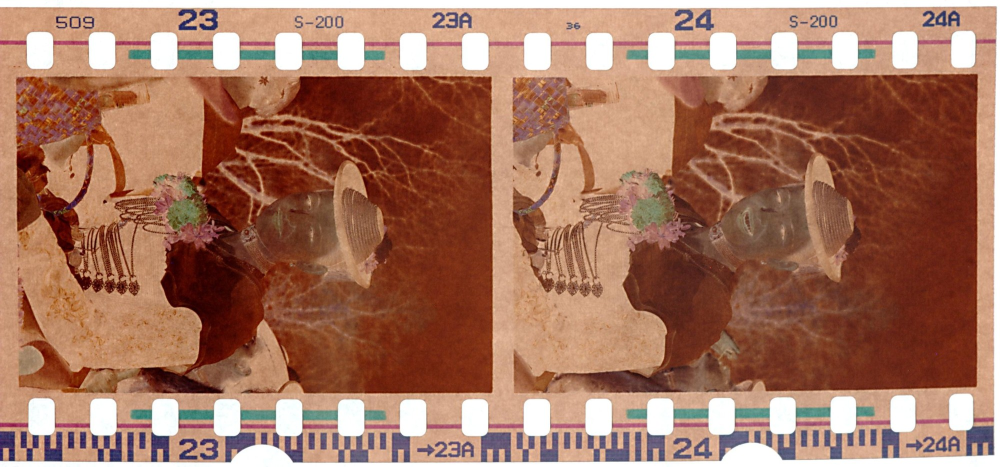
#> input picture social/instagram/assets/farbnegativ-strip.jpg, 2000 x 934 px (shown at 1/2 size)
$ python prepare_frames.py
#> lines starting #> are read from the running program, lines starting #| are printed output that depends on the picture
"""Crop and develop the before/after frames (Fuji Superia strip, Kodak glass negatives).

Run from the repository root:
    .venv/Scripts/python social/instagram/prepare_frames.py
"""
import shutil
import subprocess
import sys
import tempfile
from pathlib import Path

from PIL import Image

ASSETS = Path(__file__).resolve().parent / "assets"
MV = ASSETS / "incoming" / "museums-victoria"


def develop(src, profile, dst):
    with tempfile.TemporaryDirectory() as tmp:
        subprocess.run([sys.executable, "-m", "filmengine", "develop", str(src), "--profile", profile,
                        "--no-crop", "--out", tmp], check=True, stdout=subprocess.DEVNULL)
        out = Image.open(Path(tmp) / f"{Path(src).stem}_originale.jpg").convert("RGB")
    out.resize(Image.open(src).size, Image.LANCZOS).save(dst, quality=95)


# Fuji Superia 200 strip: frame 24, rotated upright
strip = Image.open(ASSETS / "farbnegativ-strip.jpg").convert("RGB")
#> strip is the input picture: PIL image 2000x934 RGB; mean R, G, B 163.5, 115.3, 94.4
w, h = strip.size
#> w = 2000; h = 934
box = (1032 / 2000, 155 / 934, 1950 / 2000, 782 / 934)
strip.crop((int(box[0] * w), int(box[1] * h), int(box[2] * w), int(box[3] * h))).rotate(90, expand=True) \
    .save(ASSETS / "superia-frame-negative.png")
develop(ASSETS / "superia-frame-negative.png", "generic_color", ASSETS / "superia-frame-developed.jpg")
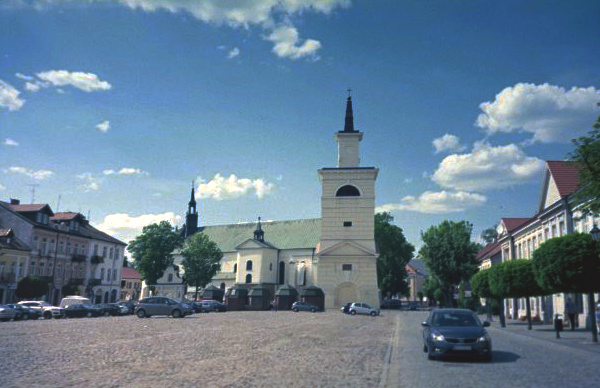
#> input picture social/instagram/assets/ektar-frame-developed.jpg, 600 x 388 px, given in place of superia-frame-negative_originale.jpg, which was not available
#> in develop, out is the input picture: PIL image 600x388 RGB; mean R, G, B 101.9, 126.6, 147.5
#> in develop, `out.resize(Image.open(src).size, Image.LANCZOS).save(dst, quality=95)`:
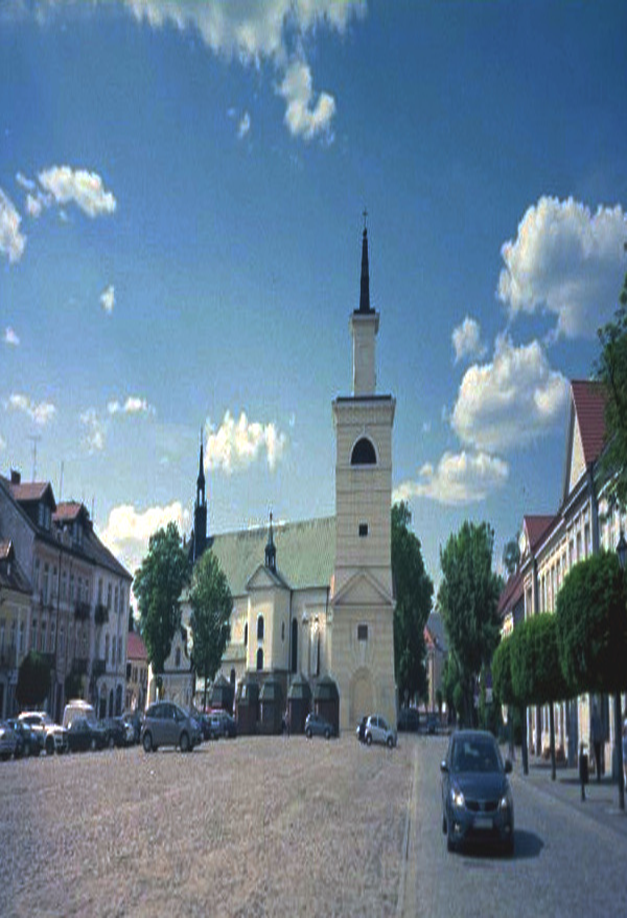
#> saved as superia-frame-developed.jpg: PIL image 627x918 RGB; mean R, G, B 101.9, 126.6, 147.4

# Kodak factory glass negatives: develop the whole plate, then crop inside the tape
plates = {
    "kodak-street": ("b3a2d1bf.jpg", (0.17, 0.14, 0.795, 0.79)),
    "kodak-garden": ("b95210d0.jpg", (0.14, 0.075, 0.87, 0.955)),
}
for name, (fn, (x0, y0, x1, y1)) in plates.items():
    with tempfile.TemporaryDirectory() as tmp:
        dev_full = Path(tmp) / "dev.jpg"
        develop(MV / fn, "generic_bw", dev_full)
#> call 2 of develop, with profile = 'generic_bw'
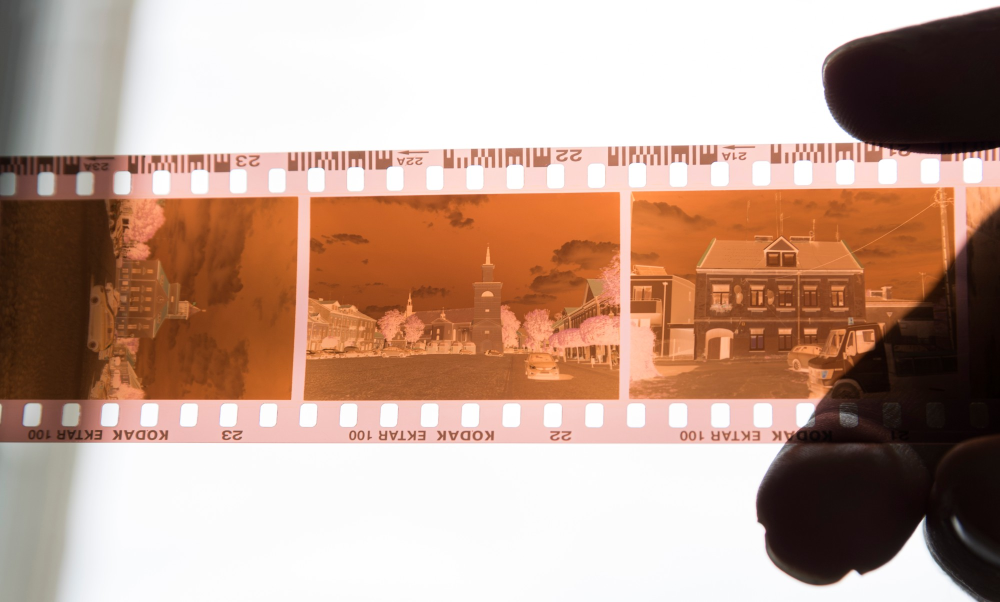
#> input picture social/instagram/assets/ektar-strip-negative.jpg, 2000 x 1204 px, given in place of b3a2d1bf_originale.jpg, which was not available (shown at 1/2 size)
#> in develop, out is the input picture: PIL image 2000x1204 RGB; mean R, G, B 191, 160.2, 144.5
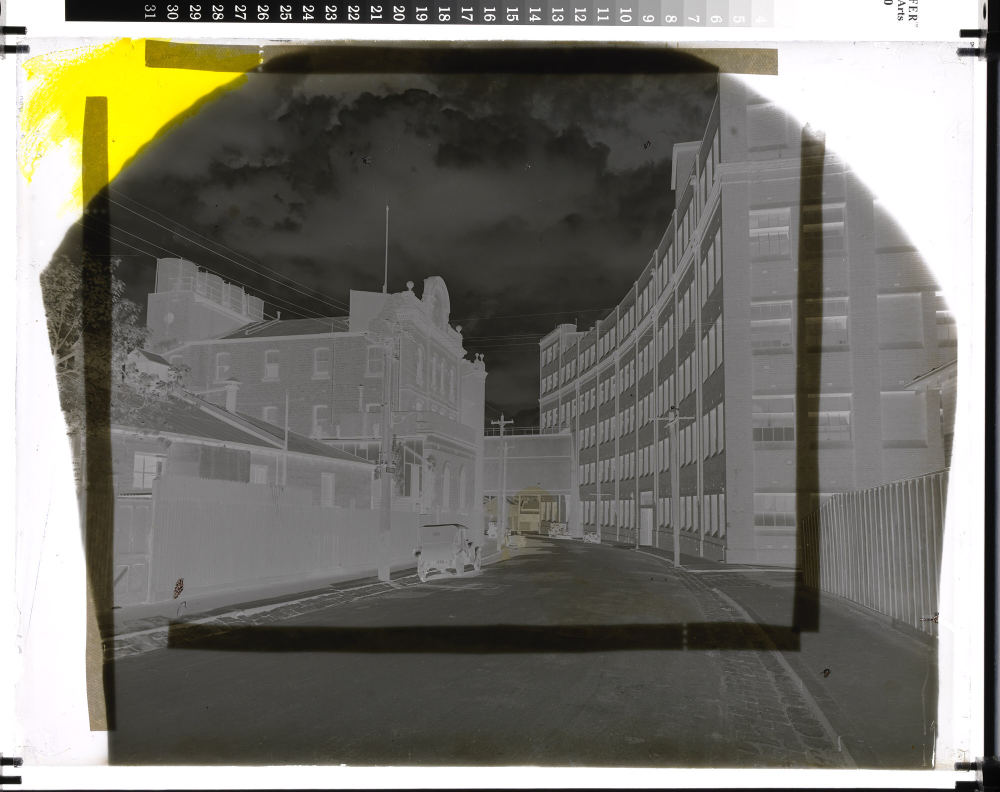
#> input picture social/instagram/assets/incoming/museums-victoria/b3a2d1bf.jpg, 2000 x 1583 px (shown at 1/2 size)
#> in develop (call 2), `out.resize(Image.open(src).size, Image.LANCZOS).save(dst, quality=95)`:
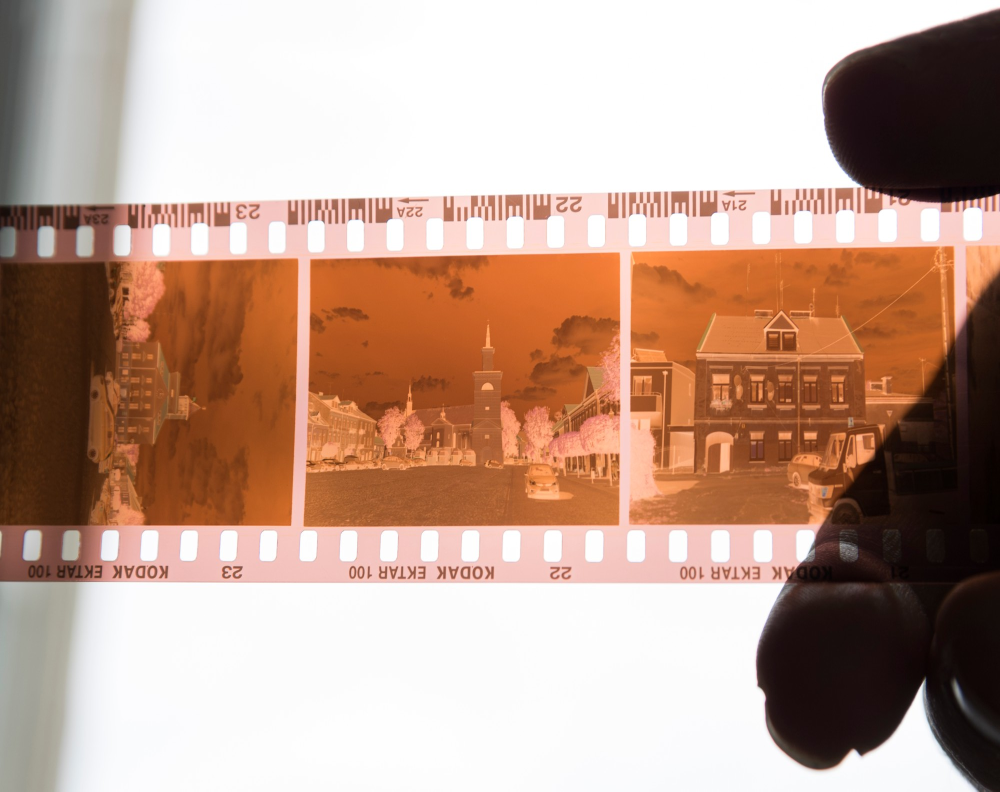
#> saved as dev.jpg: PIL image 2000x1583 RGB (shown at 1/2 size); mean R, G, B 191, 160.2, 144.5
        neg = Image.open(MV / fn).convert("RGB")
#> neg is the input picture: PIL image 2000x1583 RGB; mean R, G, B 119.4, 117.7, 109.7
        dev = Image.open(dev_full).convert("RGB")
        W, H = neg.size
#> W = 2000; H = 1583
        c = (int(x0 * W), int(y0 * H), int(x1 * W), int(y1 * H))
#> c = (340, 221, 1590, 1250)
        neg.crop(c).save(ASSETS / f"{name}-negative.jpg", quality=95)
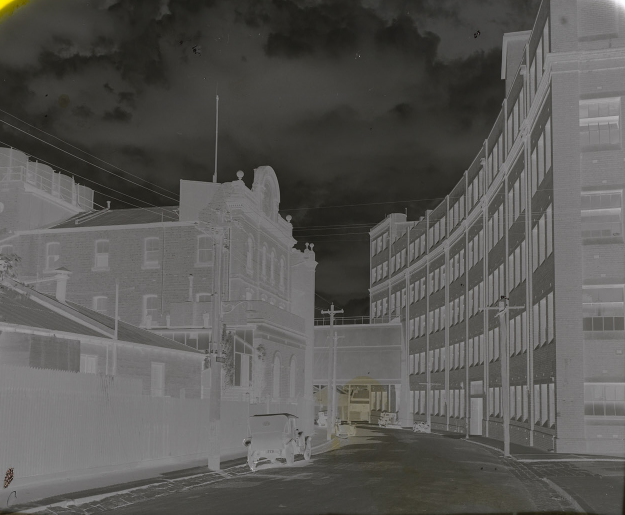
#> saved as kodak-street-negative.jpg: PIL image 1250x1029 RGB (shown at 1/2 size); mean R, G, B 89.3, 88.1, 85.5
        dev.crop(c).save(ASSETS / f"{name}-developed.jpg", quality=95)
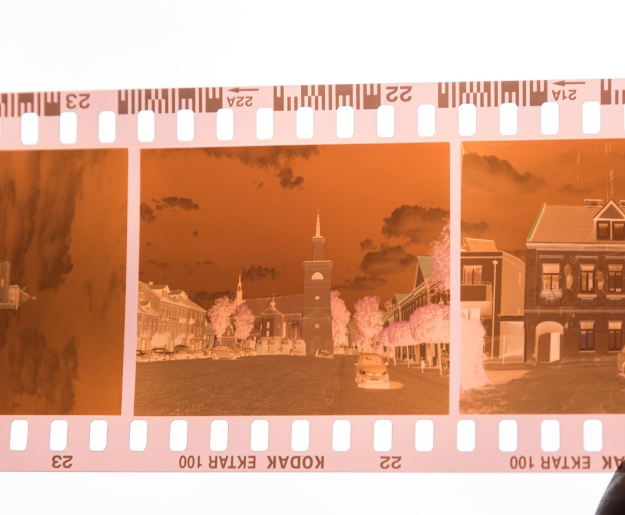
#> saved as kodak-street-developed.jpg: PIL image 1250x1029 RGB (shown at 1/2 size); mean R, G, B 215.8, 163.1, 135.6
    print(name, c)
#| kodak-street (340, 221, 1590, 1250)
#> pass 2 of the loop `for name, (fn, (x0, y0, x1, y1)) in plates.items():`:
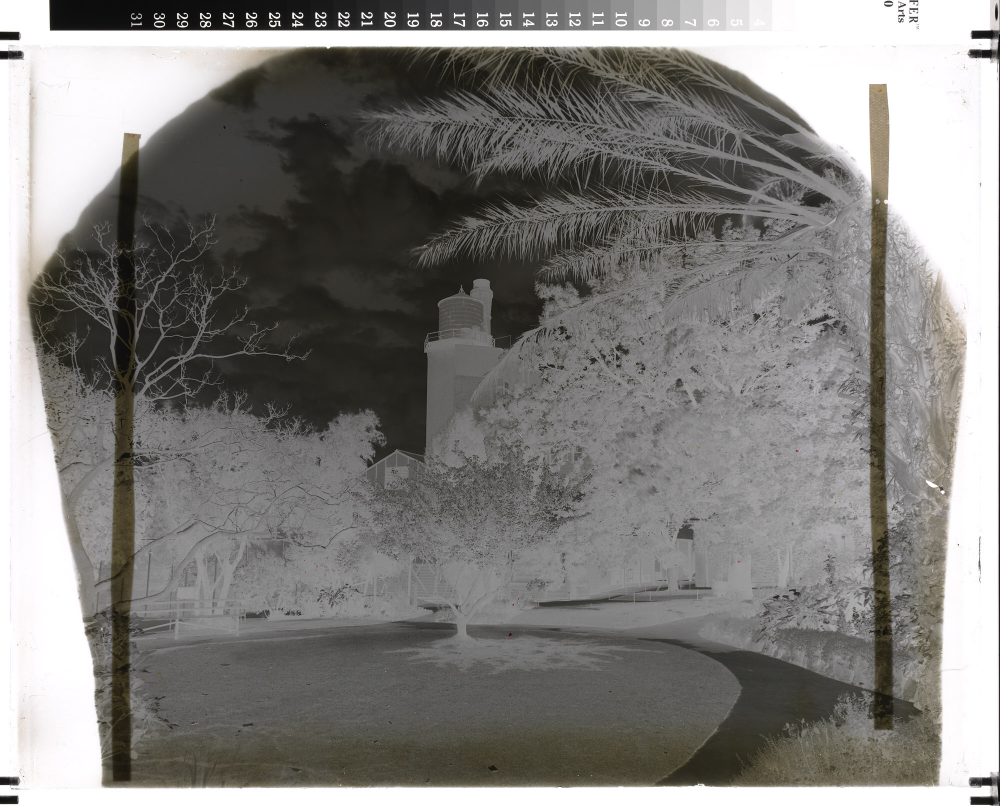
#> input picture social/instagram/assets/incoming/museums-victoria/b95210d0.jpg, 2000 x 1611 px (shown at 1/2 size)
#> neg is the input picture: PIL image 2000x1611 RGB; mean R, G, B 128.5, 127, 124.2
#> dev: PIL image 2000x1611 RGB
#> `neg.crop(c).save(ASSETS / f"{name}-negative.jpg", quality=95)`:
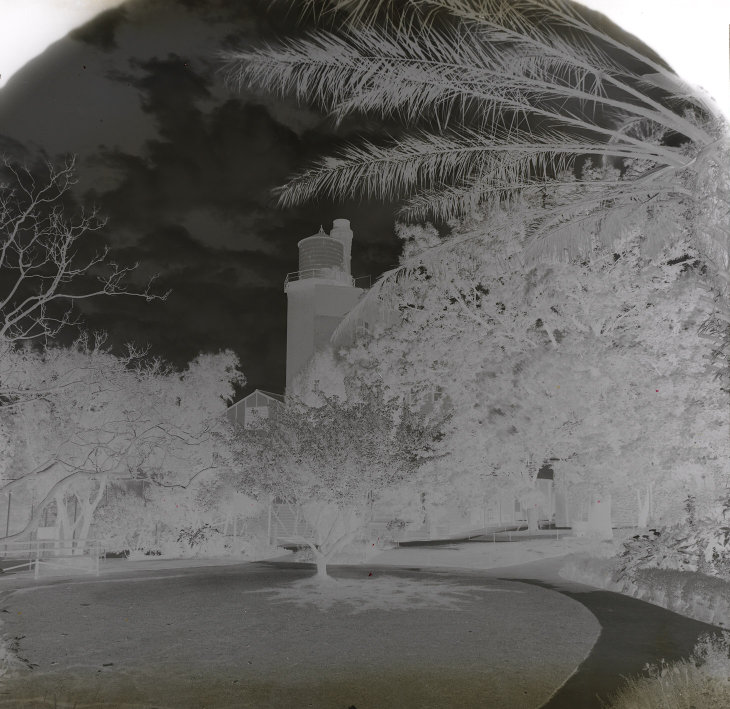
#> saved as kodak-garden-negative.jpg: PIL image 1460x1418 RGB (shown at 1/2 size); mean R, G, B 99.3, 98.1, 95.6
#> `dev.crop(c).save(ASSETS / f"{name}-developed.jpg", quality=95)`:
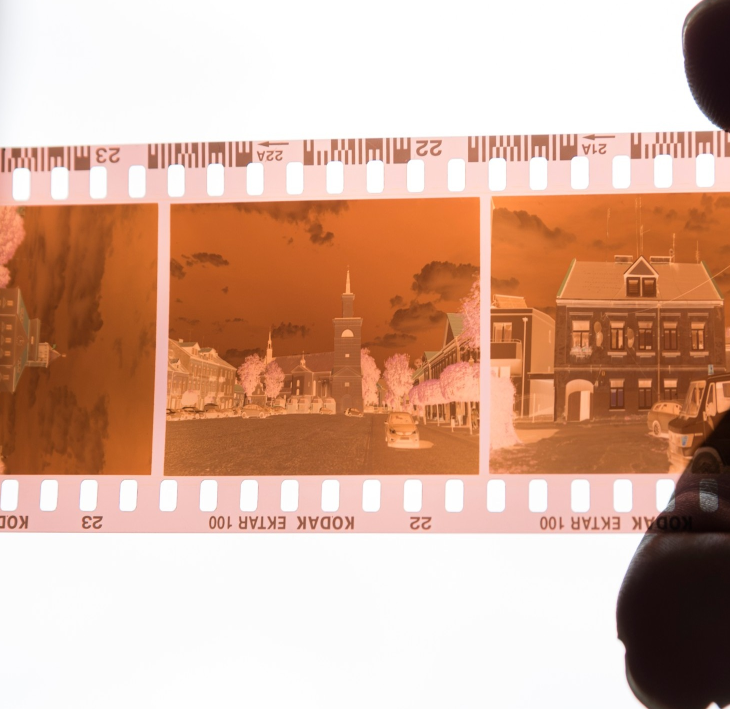
#> saved as kodak-garden-developed.jpg: PIL image 1460x1418 RGB (shown at 1/2 size); mean R, G, B 213.5, 174.5, 154.5
#| kodak-garden (280, 120, 1740, 1538)
print("done")
